Frame 1 (no input): blank canvas, image omitted
Frame 60 (the mouse pressed at the canvas centre just before this capture): blank canvas, image omitted
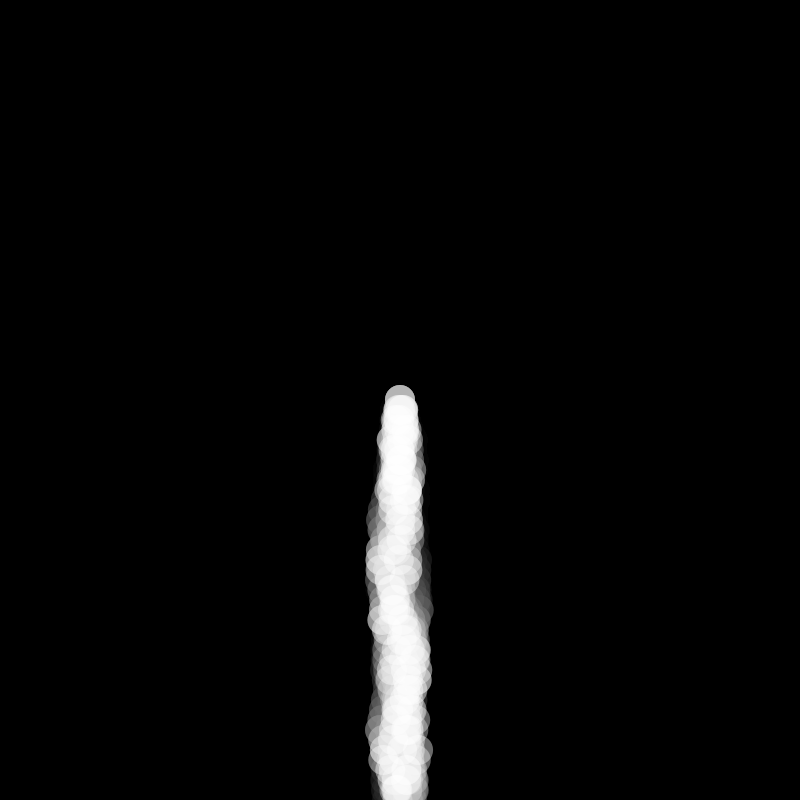
Frame 120 (the mouse held since frame 60 and released just before this capture)

The Processing sketch whose frames 1 and 60 were blank and that drew this single picture after the mouse press (run headless with seeded random() and noise(); from frame 60 on, the mouse is pressed at the canvas centre):

// Processing sketch: test3
// ── test3.pde
void setup()
{
  size(800,800);
  background(0);
  ellipseMode(CENTER);
  noStroke();
  mat = new int[height][width];
}

int[][] mat ;
float velDisc = 10;
ArrayList<PVector> scie = new ArrayList<PVector>();
ArrayList<Integer> segni = new ArrayList<Integer>();

void draw()
{
   fill(0,25);
   rect(0,0,width,height);
   noFill(); 
   
   aggiorna();
   disegna();
     
   if(mousePressed)
   {
     aggiungi();
   }
}



void aggiungi()
{
   scie.add(new PVector(mouseX,mouseY));
   segni.add(1);
}

void aggiorna()
{
 
   for(int i=0;i<scie.size();i++)
   {
      PVector p = scie.get(i);
     
     
      p.x = p.x + random(5) - random(5);
      p.y += segni.get(i) * velDisc;
      if(p.y > height || p.y<0)
        scie.remove(i);
      
      if ( ((int)p.x < width && (int)p.x>0) && ((int)p.y < height  && (int)p.y > 0) )
      {
        
        mat[(int)p.y][(int)p.x] = mat[(int)p.y][(int)p.x] > 0 ? mat[(int)p.y][(int)p.x]-1 : mat[(int)p.y][(int)p.x];
        
        p.x = p.x - ( -1 * random(3) ) * mat[(int)p.y][(int)p.x];
        p.y = p.y - ( -1 * random(3) ) * mat[(int)p.y][(int)p.x];
        
        mat[(int)p.y][(int)p.x] += 1;
      }
      else
      {
        segni.set(i, segni.get(i) * -1 );
        return;
      }
   } 
  
  System.out.println(scie.size());
}

void disegna()
{
  fill(255,105);
  
    for(PVector el : scie)
     {
        
        ellipse(el.x,el.y,30,30);
        
     } 
  
}
